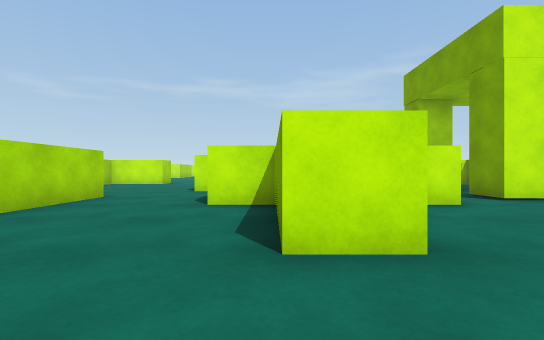
view 1 (above)

20 first-person views from a walk through a scene from a Unity 3-D project. The camera is 0.58 m above the floor, looks level and sees 85° across. The floor is counted in squares, 1 m on a side. Each view is taken from the middle of a square. On the plan, view 1 faces up. The plan holds only what a view shows up to about 9 squares ahead; the rest is blank. The place goes on beyond the plan. Some animated figures are left out.

view 2
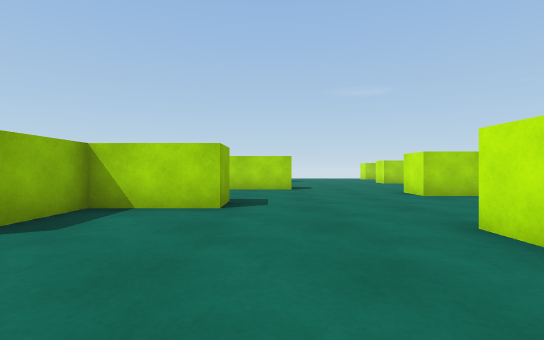

view 3
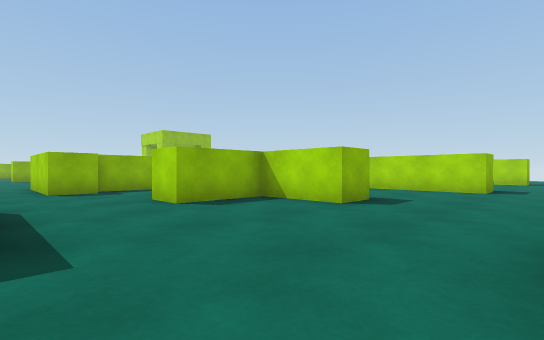

view 4
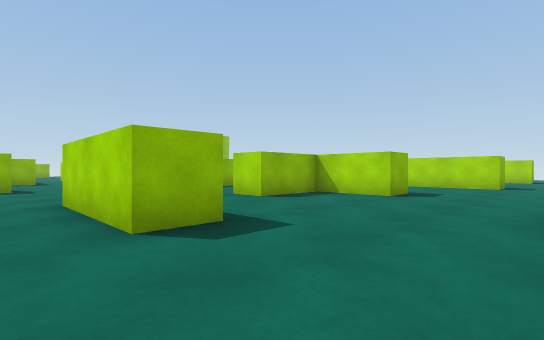

view 5
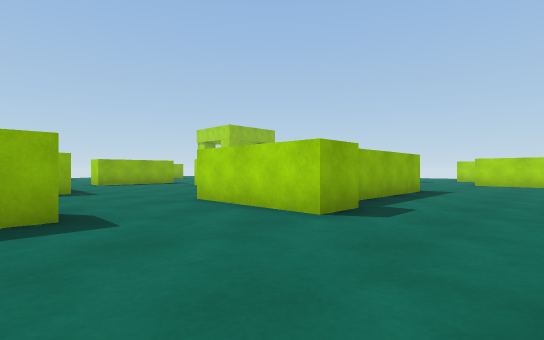

view 6
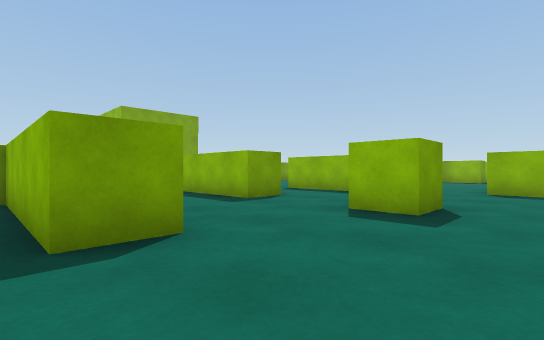

view 7
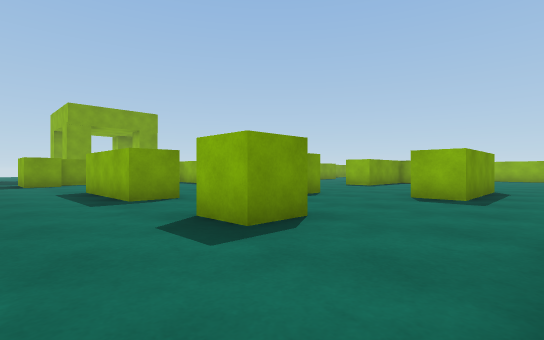

view 8
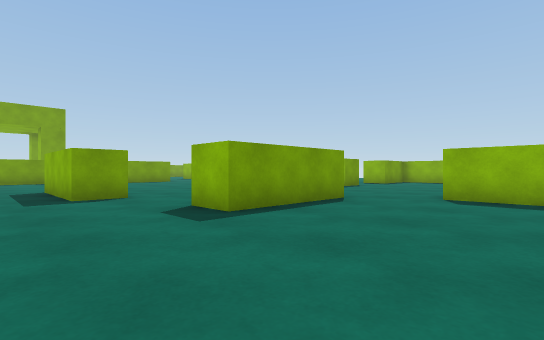

view 9
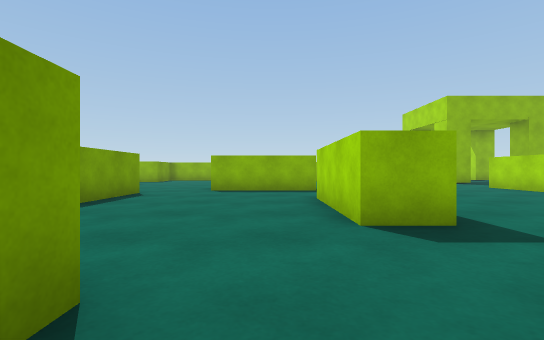

view 10
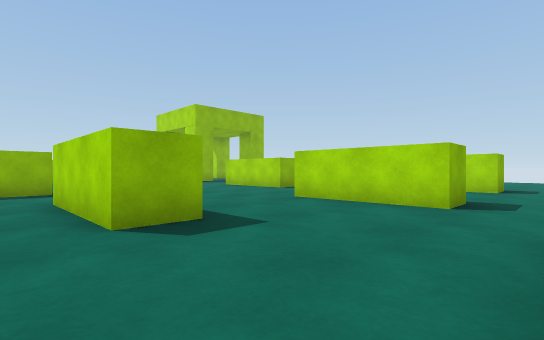

view 11
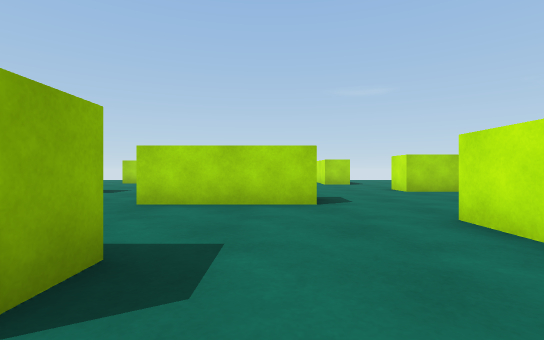

view 12
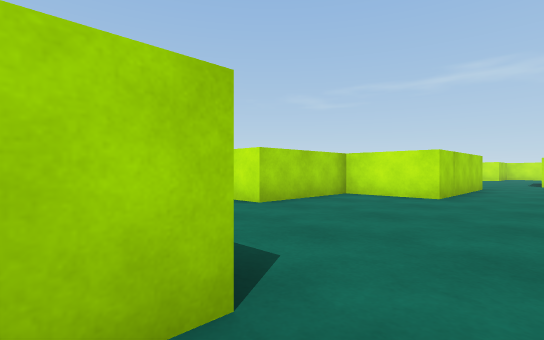

view 13
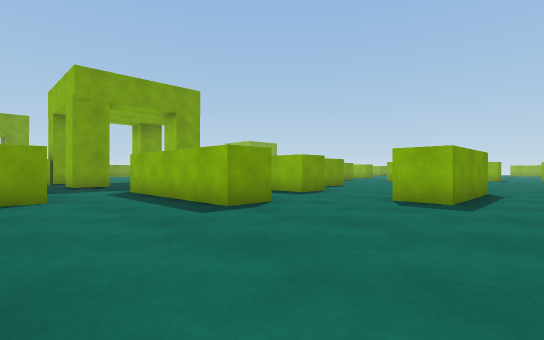

view 14
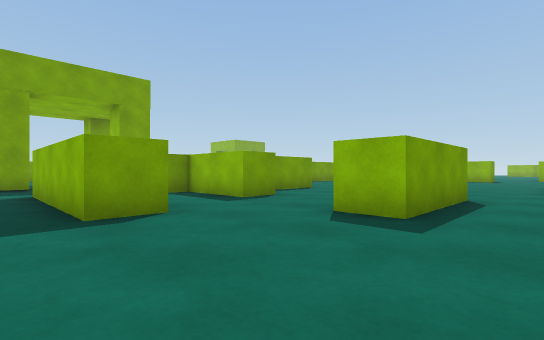

view 15
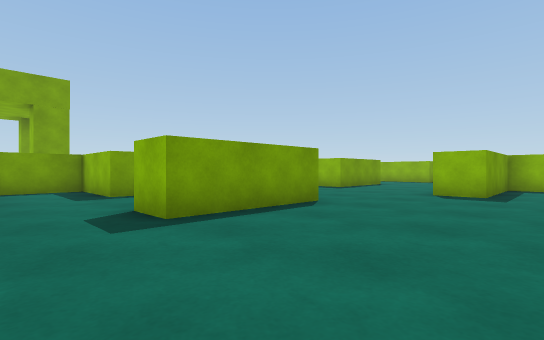

view 16
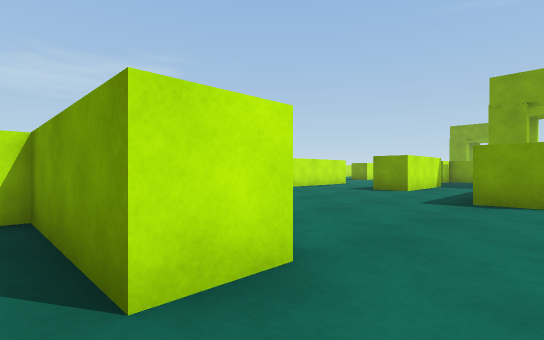

view 17
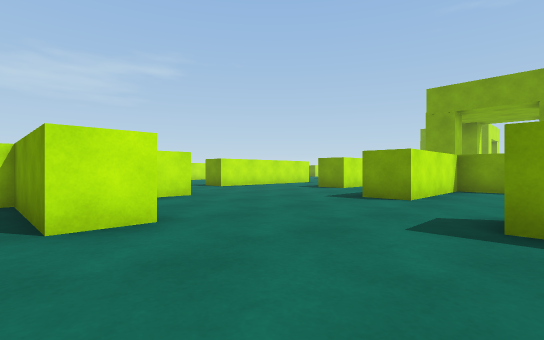

view 18
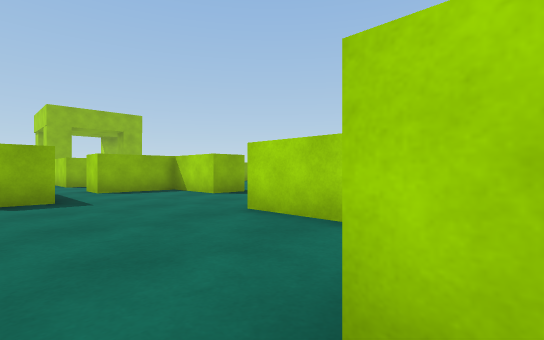

view 19
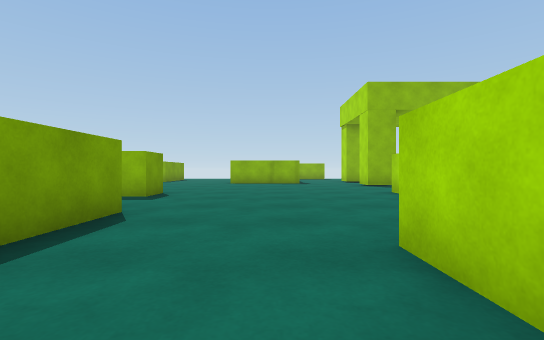

view 20
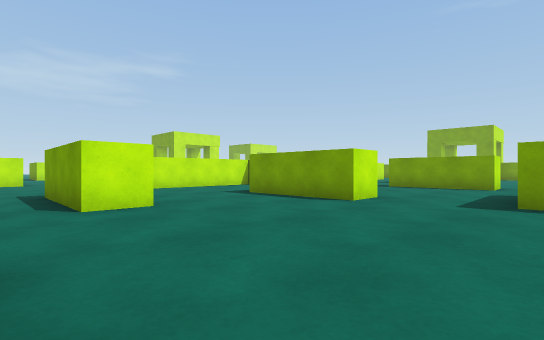

### Floor plan
Points are (right, up) in squares from view 1. A wall is a line through its corners. A room is listed if a view was taken in it or the views show most of it. See-through windows are left out.
Room 1 (view 1)
walls: (-1.5, -0.8) (-1.5, -2.8) (0.5, -2.8) (0.5, -3.9); (1.1, 2) (0.1, 2)
ways out: opening at (1.5, 0.5) to room 2; opening at (-0.2, -0.5) to room 3; opening at (1.5, -3) to room 3
Room 2 (views 2, 3, 4, 5)
walls: (5.5, -4.4) (9.6, -4.4); (3, -0.8) (4, -0.8) (4, -3.8); (3.2, 5) (2.5, 5)
ways out: opening at (1.5, 0.5) to room 1; opening at (1.5, 10) to room 3; opening at (4, -16.5) to room 3; opening at (4.5, -4.5) to room 3; opening at (5.5, -12.5) to room 3; opening at (8.5, -10.5) to room 3; opening at (10, -6.5) to room 3
objects: block (5, 6); block (5, 9)
Room 3 (views 6, 7, 12, 13, 14, 15, 16, 17, 18, 19)
walls: (-2.6, -0.8) (-1.5, -0.8); (-7.6, -2.5) (-6.8, -2.5) (-6.8, 0.6) (-5.8, 0.6) (-5.8, -3.5) (-7.9, -3.5) (-7.9, -6.4) (-8.5, -6.4); (-3.5, -6.8) (0.8, -6.8); (0.1, 2) (0.1, 4.1); (-3.6, 3.4) (-4.6, 3.4) (-4.6, 6.4) (-3.6, 6.4) (-3.6, 3.4); (0.8, -6.3) (1.8, -6.3) (1.8, -9.4); (0.1, 5) (-1.1, 5) (-1.1, 6) (1.2, 6) (1.2, 8.1) (-2.1, 8.1) (-2.1, 9.1) (2.1, 9.1); (5.5, -5.4) (5.5, -4.4); (-6, -12.3) (-6, -9.2) (-5, -9.2) (-5, -10.4); (-8.5, -11.3) (-7.1, -11.3) (-7.1, -12.2); (-0.9, -12.6) (-0.9, -14.1); (-6.5, 9.2) (-7.6, 9.2) (-7.6, 12.2); (7.7, -9) (7.7, -8) (10.8, -8); (1.6, 11.1) (0.4, 11.1) (0.4, 12.1); (6.5, -12.4) (6.5, -11.3) (9.5, -11.3); (-1.3, -16.5) (1.8, -16.5); (4.2, -15.5) (3.4, -15.5) (3.4, -12.5) (4.4, -12.5)
ways out: opening at (-0.2, -0.5) to room 1; opening at (1.5, -3) to room 1; opening at (1.5, 10) to room 2; opening at (4, -16.5) to room 2; opening at (4.5, -4.5) to room 2; opening at (5.5, -12.5) to room 2; opening at (8.5, -10.5) to room 2; opening at (10, -6.5) to room 2; opening at (-4, -9) to room 4; opening at (0.8, -11.5) to room 4; opening at (-7, -14) to room 5; opening at (0, -15.5) to room 5
objects: cube (5, -9) to (5, -8)
Room 4 (views 8, 9, 10, 11)
walls: (-2.4, -7.8) (-3.5, -7.8); (-1.9, -12.6) (-1.9, -11.1) (-0.9, -11.1) (-0.9, -12.6); (0.8, -9.4) (0.8, -8.9); (-5, -10.4) (-5, -12.3)
ways out: opening at (-4, -9) to room 3; opening at (0.8, -11.5) to room 3; opening at (-3.5, -12) to room 5
Room 5 (view 20)
walls: (-5, -12.3) (-6, -12.3); (-7.1, -15.8) (-7.1, -17.5); (-0.9, -14.1) (-1.9, -14.1) (-1.9, -12.6); (-1.3, -17.5) (-1.3, -16.5)
ways out: opening at (-7, -14) to room 3; opening at (0, -15.5) to room 3; opening at (-3.5, -12) to room 4

Positions as (right, up) in squares from view 1, and headings:
1: (0, 0), facing up
2: (3, 0), facing left
3: (3, 2), facing down-left
4: (5, 2), facing down-left
5: (5, -4), facing down-left
6: (3, -4), facing down-right
7: (2, -6), facing down-right
8: (0, -10), facing down-right
9: (0, -8), facing down
10: (0, -8), facing down-left
11: (0, -10), facing left
12: (-4, -10), facing up-left
13: (-6, 12), facing down-right
14: (-6, 10), facing down-right
15: (-8, 8), facing down-right
16: (-8, 8), facing up-right
17: (-8, 6), facing up-right
18: (-5, -3), facing down-left
19: (-4, -10), facing down
20: (-7, -17), facing up-right
